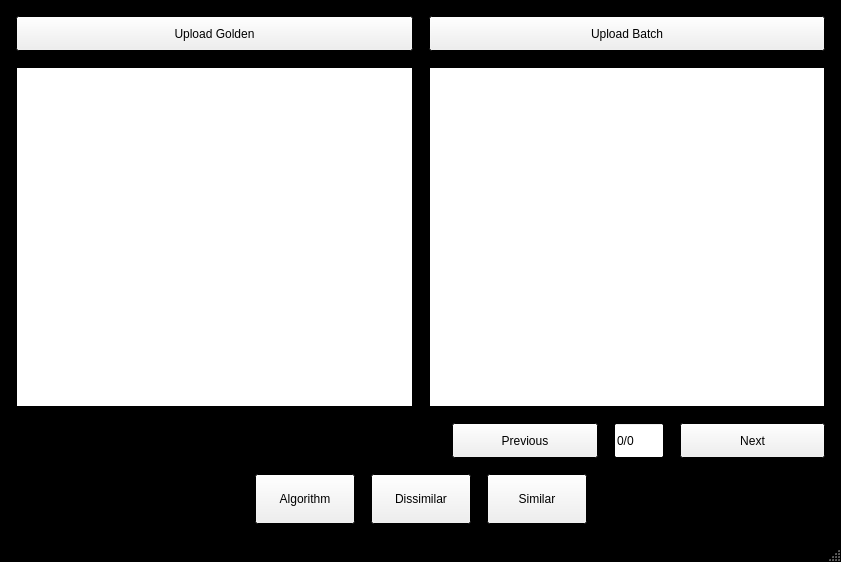
<?xml version="1.0" encoding="UTF-8"?>
<ui version="4.0">
 <class>MainWindow</class>
 <widget class="QMainWindow" name="MainWindow">
  <property name="geometry">
   <rect>
    <x>0</x>
    <y>0</y>
    <width>841</width>
    <height>562</height>
   </rect>
  </property>
  <property name="minimumSize">
   <size>
    <width>400</width>
    <height>250</height>
   </size>
  </property>
  <property name="palette">
   <palette>
    <active>
     <colorrole role="Window">
      <brush brushstyle="SolidPattern">
       <color alpha="255">
        <red>0</red>
        <green>0</green>
        <blue>0</blue>
       </color>
      </brush>
     </colorrole>
    </active>
    <inactive>
     <colorrole role="Window">
      <brush brushstyle="SolidPattern">
       <color alpha="255">
        <red>0</red>
        <green>0</green>
        <blue>0</blue>
       </color>
      </brush>
     </colorrole>
    </inactive>
    <disabled>
     <colorrole role="Base">
      <brush brushstyle="SolidPattern">
       <color alpha="255">
        <red>0</red>
        <green>0</green>
        <blue>0</blue>
       </color>
      </brush>
     </colorrole>
     <colorrole role="Window">
      <brush brushstyle="SolidPattern">
       <color alpha="255">
        <red>0</red>
        <green>0</green>
        <blue>0</blue>
       </color>
      </brush>
     </colorrole>
    </disabled>
   </palette>
  </property>
  <property name="windowTitle">
   <string>MainWindow</string>
  </property>
  <widget class="QWidget" name="centralwidget">
   <property name="sizePolicy">
    <sizepolicy hsizetype="Preferred" vsizetype="Preferred">
     <horstretch>0</horstretch>
     <verstretch>0</verstretch>
    </sizepolicy>
   </property>
   <layout class="QVBoxLayout" name="verticalLayout_3">
    <property name="spacing">
     <number>16</number>
    </property>
    <property name="leftMargin">
     <number>16</number>
    </property>
    <property name="topMargin">
     <number>16</number>
    </property>
    <property name="rightMargin">
     <number>16</number>
    </property>
    <property name="bottomMargin">
     <number>16</number>
    </property>
    <item>
     <layout class="QVBoxLayout" name="verticalLayout_2" stretch="0,1,0,0">
      <property name="sizeConstraint">
       <enum>QLayout::SizeConstraint::SetMinAndMaxSize</enum>
      </property>
      <item>
       <layout class="QHBoxLayout" name="horizontalLayout" stretch="0,0">
        <item>
         <widget class="QPushButton" name="uploadGolden">
          <property name="sizePolicy">
           <sizepolicy hsizetype="Expanding" vsizetype="Expanding">
            <horstretch>0</horstretch>
            <verstretch>0</verstretch>
           </sizepolicy>
          </property>
          <property name="minimumSize">
           <size>
            <width>0</width>
            <height>35</height>
           </size>
          </property>
          <property name="text">
           <string>Upload Golden</string>
          </property>
         </widget>
        </item>
        <item>
         <widget class="QPushButton" name="uploadBatch">
          <property name="sizePolicy">
           <sizepolicy hsizetype="Expanding" vsizetype="Expanding">
            <horstretch>0</horstretch>
            <verstretch>0</verstretch>
           </sizepolicy>
          </property>
          <property name="text">
           <string>Upload Batch</string>
          </property>
         </widget>
        </item>
       </layout>
      </item>
      <item>
       <layout class="QHBoxLayout" name="horizontalLayout_2" stretch="1,1">
        <item>
         <widget class="QGraphicsView" name="goldenView">
          <property name="acceptDrops">
           <bool>false</bool>
          </property>
         </widget>
        </item>
        <item>
         <widget class="QGraphicsView" name="batchView">
          <property name="acceptDrops">
           <bool>false</bool>
          </property>
         </widget>
        </item>
       </layout>
      </item>
      <item>
       <layout class="QHBoxLayout" name="horizontalLayout_3">
        <item>
         <spacer name="horizontalSpacer_2">
          <property name="orientation">
           <enum>Qt::Orientation::Horizontal</enum>
          </property>
          <property name="sizeHint" stdset="0">
           <size>
            <width>40</width>
            <height>20</height>
           </size>
          </property>
         </spacer>
        </item>
        <item>
         <spacer name="horizontalSpacer">
          <property name="orientation">
           <enum>Qt::Orientation::Horizontal</enum>
          </property>
          <property name="sizeType">
           <enum>QSizePolicy::Policy::Expanding</enum>
          </property>
          <property name="sizeHint" stdset="0">
           <size>
            <width>80</width>
            <height>20</height>
           </size>
          </property>
         </spacer>
        </item>
        <item>
         <spacer name="horizontalSpacer_3">
          <property name="orientation">
           <enum>Qt::Orientation::Horizontal</enum>
          </property>
          <property name="sizeHint" stdset="0">
           <size>
            <width>40</width>
            <height>20</height>
           </size>
          </property>
         </spacer>
        </item>
        <item>
         <widget class="QPushButton" name="previousButton">
          <property name="sizePolicy">
           <sizepolicy hsizetype="Expanding" vsizetype="Expanding">
            <horstretch>0</horstretch>
            <verstretch>0</verstretch>
           </sizepolicy>
          </property>
          <property name="minimumSize">
           <size>
            <width>0</width>
            <height>35</height>
           </size>
          </property>
          <property name="maximumSize">
           <size>
            <width>16777215</width>
            <height>50</height>
           </size>
          </property>
          <property name="text">
           <string>Previous</string>
          </property>
         </widget>
        </item>
        <item>
         <widget class="QLineEdit" name="indexTrackerText">
          <property name="sizePolicy">
           <sizepolicy hsizetype="Minimum" vsizetype="Expanding">
            <horstretch>0</horstretch>
            <verstretch>0</verstretch>
           </sizepolicy>
          </property>
          <property name="minimumSize">
           <size>
            <width>50</width>
            <height>35</height>
           </size>
          </property>
          <property name="maximumSize">
           <size>
            <width>50</width>
            <height>16777215</height>
           </size>
          </property>
          <property name="layoutDirection">
           <enum>Qt::LayoutDirection::LeftToRight</enum>
          </property>
          <property name="text">
           <string>0/0</string>
          </property>
          <property name="maxLength">
           <number>20</number>
          </property>
          <property name="readOnly">
           <bool>true</bool>
          </property>
         </widget>
        </item>
        <item>
         <widget class="QPushButton" name="nextButton">
          <property name="sizePolicy">
           <sizepolicy hsizetype="Expanding" vsizetype="Expanding">
            <horstretch>0</horstretch>
            <verstretch>0</verstretch>
           </sizepolicy>
          </property>
          <property name="minimumSize">
           <size>
            <width>0</width>
            <height>35</height>
           </size>
          </property>
          <property name="maximumSize">
           <size>
            <width>16777215</width>
            <height>50</height>
           </size>
          </property>
          <property name="text">
           <string>Next</string>
          </property>
         </widget>
        </item>
       </layout>
      </item>
      <item>
       <layout class="QHBoxLayout" name="horizontalLayout_4">
        <item>
         <spacer name="horizontalSpacer_4">
          <property name="orientation">
           <enum>Qt::Orientation::Horizontal</enum>
          </property>
          <property name="sizeHint" stdset="0">
           <size>
            <width>40</width>
            <height>20</height>
           </size>
          </property>
         </spacer>
        </item>
        <item>
         <widget class="QPushButton" name="algorithmButton">
          <property name="sizePolicy">
           <sizepolicy hsizetype="Expanding" vsizetype="Fixed">
            <horstretch>0</horstretch>
            <verstretch>0</verstretch>
           </sizepolicy>
          </property>
          <property name="minimumSize">
           <size>
            <width>50</width>
            <height>50</height>
           </size>
          </property>
          <property name="maximumSize">
           <size>
            <width>100</width>
            <height>100</height>
           </size>
          </property>
          <property name="text">
           <string>Algorithm</string>
          </property>
         </widget>
        </item>
        <item>
         <widget class="QPushButton" name="dissimilarButton">
          <property name="enabled">
           <bool>true</bool>
          </property>
          <property name="sizePolicy">
           <sizepolicy hsizetype="Expanding" vsizetype="Fixed">
            <horstretch>0</horstretch>
            <verstretch>0</verstretch>
           </sizepolicy>
          </property>
          <property name="minimumSize">
           <size>
            <width>50</width>
            <height>50</height>
           </size>
          </property>
          <property name="maximumSize">
           <size>
            <width>100</width>
            <height>100</height>
           </size>
          </property>
          <property name="text">
           <string>Dissimilar</string>
          </property>
         </widget>
        </item>
        <item>
         <widget class="QPushButton" name="similarButton">
          <property name="sizePolicy">
           <sizepolicy hsizetype="Expanding" vsizetype="Fixed">
            <horstretch>0</horstretch>
            <verstretch>0</verstretch>
           </sizepolicy>
          </property>
          <property name="minimumSize">
           <size>
            <width>50</width>
            <height>50</height>
           </size>
          </property>
          <property name="maximumSize">
           <size>
            <width>100</width>
            <height>100</height>
           </size>
          </property>
          <property name="text">
           <string>Similar</string>
          </property>
         </widget>
        </item>
        <item>
         <spacer name="horizontalSpacer_5">
          <property name="orientation">
           <enum>Qt::Orientation::Horizontal</enum>
          </property>
          <property name="sizeHint" stdset="0">
           <size>
            <width>40</width>
            <height>20</height>
           </size>
          </property>
         </spacer>
        </item>
       </layout>
      </item>
     </layout>
    </item>
   </layout>
  </widget>
  <widget class="QStatusBar" name="statusbar"/>
  <widget class="QMenuBar" name="menubar">
   <property name="geometry">
    <rect>
     <x>0</x>
     <y>0</y>
     <width>841</width>
     <height>33</height>
    </rect>
   </property>
  </widget>
 </widget>
 <resources/>
 <connections/>
</ui>
